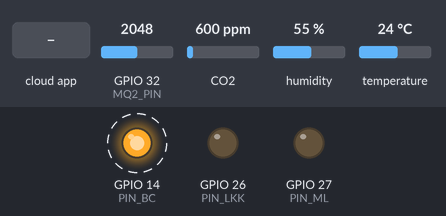
This sketch was run on a simulated ESP32. Parts: output pins drawn as LEDs (lit = HIGH). Dashed ring = blinking. Inputs (shaded band) come from the test bench; at power-on: GPIO 32 (MQ2_PIN) = 2048, CO2 600 ppm, humidity 55 %, temperature 24 °C. WiFi joins after 1.5 s; servers stay silent unless stated; the Firebase database answers and starts empty; what the sketch prints to the serial monitor is not drawn.

Above: at 3.2 s.
3.3 s: GPIO 32 (MQ2_PIN) set to 1857
6.8 s: GPIO 32 (MQ2_PIN) set to 1729
At 7.4 s:
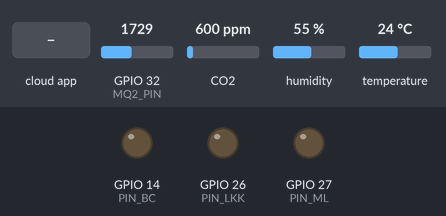
8.4 s: the phone or cloud app sets loc to 1
At 11.5 s:
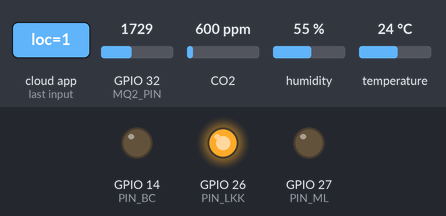
11.8 s: the phone or cloud app sets maylanh to 1
At 13.5 s:
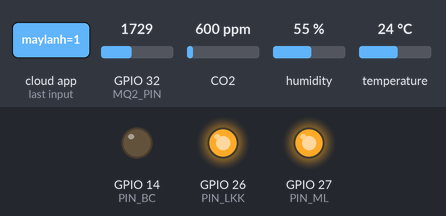
14.1 s: the phone or cloud app sets baochay to 1
At 15.5 s:
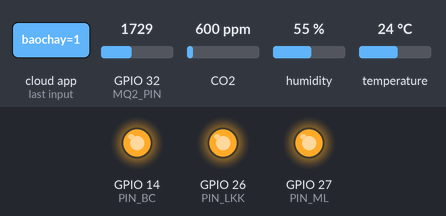
16.3 s: the phone or cloud app sets loc to 0
At 17.8 s:
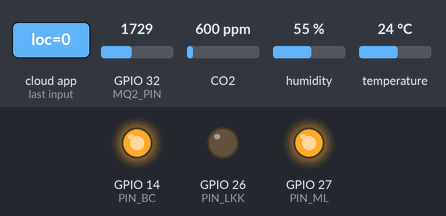
Timing chart, 0 to 19.1 s (numbered marks = the images above; inputs shaded):
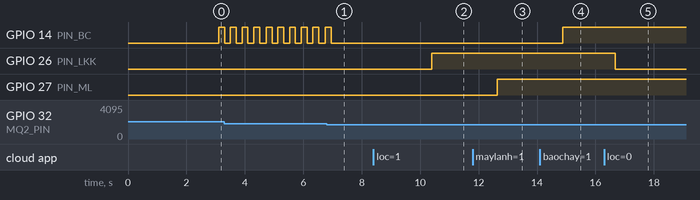

The sketch:

esp32hardware.ino
```cpp
#include <ESP32Firebase.h>
#include <WiFi.h>
#include "DHT.h"
#include "MQ135.h"


const char* ssid = "";
const char* password = "12351235";

#define DATABASE_URL "your URL"
#define API_KEY "YOUR API"

#define analogPin 33
#define MQ2_PIN 32
#define DHTPIN 12
#define PIN_BC 14
#define PIN_ML 27
#define PIN_LKK 26

FirebaseData fbdo;
FirebaseConfig config;
FirebaseAuth auth;

#define DHTTYPE DHT11
DHT dht(DHTPIN, DHTTYPE);
MQ135 mq135_sensor = MQ135(analogPin);

void setup() {
  Serial.begin(9600);
  //Kết nối đến WiFi
  WiFi.begin(ssid, password);
  while (WiFi.status() != WL_CONNECTED) {
    delay(1000);
    Serial.println("Connecting to WiFi...");
  }
  Serial.println("Connected to WiFi");

  //Kết nối đến Firebase
  config.api_key = API_KEY;
  config.database_url = DATABASE_URL;

  if (Firebase.signUp(&config, &auth, "", "")) {
    Serial.println("Ket Noi Thanh Cong Den Firebase");
  } else {
    Serial.printf("Ket Noi Khong Thanh Cong. Loi: %s\n", config.signer.signupError.message.c_str());
  }

  Firebase.begin(&config, &auth);
  Firebase.reconnectWiFi(true);
  dht.begin();

  pinMode(DHTPIN,INPUT);
  pinMode(MQ2_PIN,INPUT);
  pinMode(PIN_BC, OUTPUT);
  pinMode(PIN_ML,OUTPUT);
  pinMode(PIN_LKK,OUTPUT);

}

void getStatus(){
  String path ="/PhongKhach/thietbi";
  Firebase.getString(fbdo,path + "/loc");
  int tb1 = fbdo.stringData().toInt();
    if(tb1 > 0){
      digitalWrite(PIN_LKK, HIGH);
      Serial.println("May loc khong khi da duoc bat");
    }else{
      digitalWrite(PIN_LKK, LOW);
      Serial.println("May loc khong khi da duoc tat");
    }

  Firebase.getString(fbdo,path + "/maylanh");
  int tb2 = fbdo.stringData().toInt();
    if(tb2 > 0){
      digitalWrite(PIN_ML, HIGH);
      Serial.println("May lanh da duoc bat");
    }else{
      digitalWrite(PIN_ML, LOW);
      Serial.println("May lanh da duoc tat");
    }
  Firebase.getString(fbdo,path + "/baochay");
  int tb3 = fbdo.stringData().toInt();
    if (tb3 > 0){
      digitalWrite(PIN_BC, HIGH);
      Serial.println("Canh bao phat hien chay");
    }else{
      digitalWrite(PIN_BC, LOW);
      Serial.println("Khong phat hien chay");
    }
}


void loop() {
  getStatus();
  float humidity = dht.readHumidity();
  float temperature = dht.readTemperature();
  float correctedPPM = mq135_sensor.getCorrectedPPM(temperature, humidity);
  int gasValue = analogRead(MQ2_PIN);

  Serial.print("Nhiet Do: ");
  Serial.print(temperature);
  Serial.print("\t Do Am: ");
  Serial.print(humidity);
  Serial.print("\t Corrected PPM: ");
  Serial.print(correctedPPM);
  Serial.println("ppm");
  Serial.print("\t Nong do khi gas: ");
  Serial.print(gasValue);
  Firebase.setFloat(fbdo, "PhongKhach/Bui", correctedPPM);
  Firebase.setFloat(fbdo, "PhongKhach/Nhietdo", temperature);
  Firebase.setFloat(fbdo, "PhongKhach/Doam", humidity);
  Firebase.setInt(fbdo, "PhongKhach/Khoi", gasValue);
  while (gasValue > 1800 || temperature > 50){
    Serial.println("Canh bao chay");
    digitalWrite(PIN_BC, HIGH);
    delay(200);
    digitalWrite(PIN_BC, LOW);
    delay(200);
    gasValue = analogRead(MQ2_PIN);
    temperature = dht.readTemperature();
  }

  delay(1000);
}
```

Measured:
- the behaviour switches between 1801 and 1800 on GPIO 32 (MQ2_PIN) (found by bisection; images 0 and 1)
- after the input at 6.8 s, GPIO 14 (PIN_BC): goes on until 7.0 s, then stays LOW
- after the input at 8.4 s, GPIO 26 (PIN_LKK): LOW → HIGH after 2.0 s
- after the input at 11.8 s, GPIO 27 (PIN_ML): LOW → HIGH after 0.84 s
- after the input at 14.1 s, GPIO 14 (PIN_BC): LOW → HIGH after 0.78 s
- after the input at 16.3 s, GPIO 26 (PIN_LKK): HIGH → LOW after 0.37 s
- by itself, GPIO 14 (PIN_BC): alternates HIGH for 0.20 s and LOW for 0.20 s
